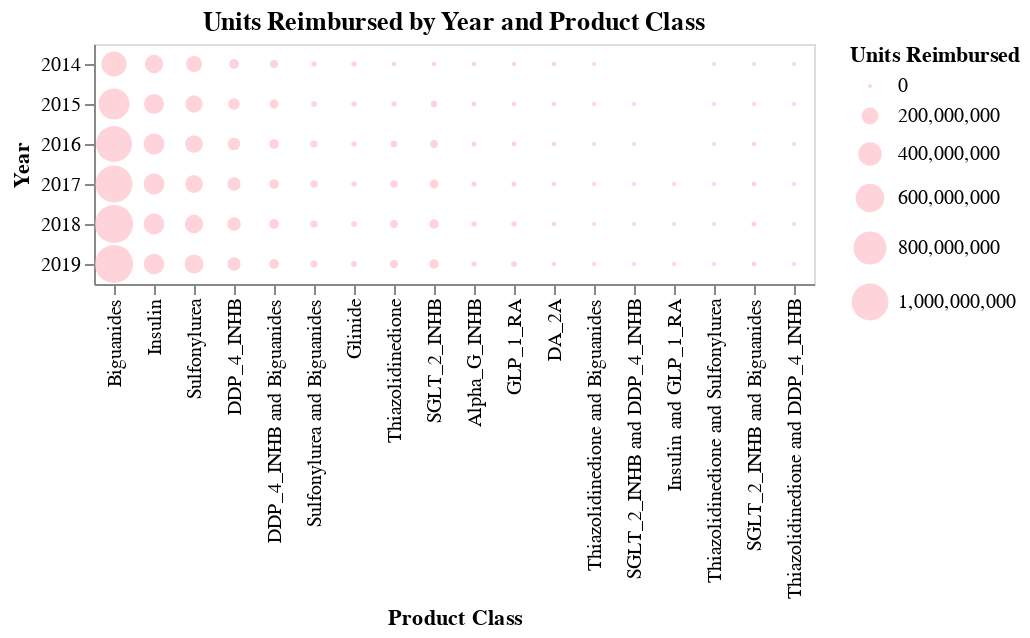

Notebook code cell kept with this figure:
### Code cell
df_agg_sub

alt.Chart(df_tab_b).mark_circle(size=100, color='pink').encode(
    y=alt.Y('year:O', title='Year'),  # Specify the y-axis title
    x=alt.X('DB_CLASS:N', title='Product Class', sort='-size'),  # Specify the x-axis title and sort by units_reimbursed in descending order
    size=alt.Size('units_reimbursed:Q', title='Units Reimbursed'),  # Specify the size as units_reimbursed
).properties(
    title='Units Reimbursed by Year and Product Class'
)

### Figure 1 — Vega-Lite specification as saved in the notebook (floating-point values rounded to 4 significant figures)
{"config": {"view": {"continuousWidth": 300, "continuousHeight": 300}}, "data": {"name": "data-379a484da7e7a003c7ed62f96d3788b2"}, "mark": {"type": "circle", "color": "pink", "size": 100}, "encoding": {"size": {"field": "units_reimbursed", "title": "Units Reimbursed", "type": "quantitative"}, "x": {"field": "DB_CLASS", "sort": "-size", "title": "Product Class", "type": "nominal"}, "y": {"field": "year", "title": "Year", "type": "ordinal"}}, "title": "Units Reimbursed by Year and Product Class", "$schema": "https://vega.github.io/schema/vega-lite/v5.14.1.json", "datasets": {"data-379a484da7e7a003c7ed62f96d3788b2": [{"year": 2014, "DB_CLASS": "Alpha_G_INHB", "units_reimbursed": 4168000.0}, {"year": 2014, "DB_CLASS": "Biguanides", "units_reimbursed": 456900000.0}, {"year": 2014, "DB_CLASS": "DA_2A", "units_reimbursed": 3215000.0}, {"year": 2014, "DB_CLASS": "DDP_4_INHB", "units_reimbursed": 60940000.0}, {"year": 2014, "DB_CLASS": "DDP_4_INHB and Biguanides", "units_reimbursed": 37290000.0}, {"year": 2014, "DB_CLASS": "GLP_1_RA", "units_reimbursed": 2448000.0}, {"year": 2014, "DB_CLASS": "Glinide", "units_reimbursed": 9867000.0}, {"year": 2014, "DB_CLASS": "Insulin", "units_reimbursed": 239600000.0}, {"year": 2014, "DB_CLASS": "SGLT_2_INHB", "units_reimbursed": 4479000.0}, {"year": 2014, "DB_CLASS": "SGLT_2_INHB and Biguanides", "units_reimbursed": 11910.0}, {"year": 2014, "DB_CLASS": "Sulfonylurea", "units_reimbursed": 177200000.0}, {"year": 2014, "DB_CLASS": "Sulfonylurea and Biguanides", "units_reimbursed": 9948000.0}, {"year": 2014, "DB_CLASS": "Thiazolidinedione", "units_reimbursed": 4569000.0}, {"year": 2014, "DB_CLASS": "Thiazolidinedione and Biguanides", "units_reimbursed": 982900.0}, {"year": 2014, "DB_CLASS": "Thiazolidinedione and DDP_4_INHB", "units_reimbursed": 165400.0}, {"year": 2014, "DB_CLASS": "Thiazolidinedione and Sulfonylurea", "units_reimbursed": 60510.0}, {"year": 2015, "DB_CLASS": "Alpha_G_INHB", "units_reimbursed": 6185000.0}, {"year": 2015, "DB_CLASS": "Biguanides", "units_reimbursed": 697500000.0}, {"year": 2015, "DB_CLASS": "DA_2A", "units_reimbursed": 3303000.0}, {"year": 2015, "DB_CLASS": "DDP_4_INHB", "units_reimbursed": 87540000.0}, {"year": 2015, "DB_CLASS": "DDP_4_INHB and Biguanides", "units_reimbursed": 49020000.0}, {"year": 2015, "DB_CLASS": "GLP_1_RA", "units_reimbursed": 3933000.0}, {"year": 2015, "DB_CLASS": "Glinide", "units_reimbursed": 9041000.0}, {"year": 2015, "DB_CLASS": "Insulin", "units_reimbursed": 290200000.0}, {"year": 2015, "DB_CLASS": "SGLT_2_INHB", "units_reimbursed": 18190000.0}, {"year": 2015, "DB_CLASS": "SGLT_2_INHB and Biguanides", "units_reimbursed": 1177000.0}, {"year": 2015, "DB_CLASS": "SGLT_2_INHB and DDP_4_INHB", "units_reimbursed": 76070.0}, {"year": 2015, "DB_CLASS": "Sulfonylurea", "units_reimbursed": 210700000.0}, {"year": 2015, "DB_CLASS": "Sulfonylurea and Biguanides", "units_reimbursed": 11580000.0}, {"year": 2015, "DB_CLASS": "Thiazolidinedione", "units_reimbursed": 10020000.0}, {"year": 2015, "DB_CLASS": "Thiazolidinedione and Biguanides", "units_reimbursed": 683400.0}, {"year": 2015, "DB_CLASS": "Thiazolidinedione and DDP_4_INHB", "units_reimbursed": 427900.0}, {"year": 2015, "DB_CLASS": "Thiazolidinedione and Sulfonylurea", "units_reimbursed": 70410.0}, {"year": 2016, "DB_CLASS": "Alpha_G_INHB", "units_reimbursed": 7459000.0}, {"year": 2016, "DB_CLASS": "Biguanides", "units_reimbursed": 949900000.0}, {"year": 2016, "DB_CLASS": "DA_2A", "units_reimbursed": 3306000.0}, {"year": 2016, "DB_CLASS": "DDP_4_INHB", "units_reimbursed": 107600000.0}, {"year": 2016, "DB_CLASS": "DDP_4_INHB and Biguanides", "units_reimbursed": 56260000.0}, {"year": 2016, "DB_CLASS": "GLP_1_RA", "units_reimbursed": 5671000.0}, {"year": 2016, "DB_CLASS": "Glinide", "units_reimbursed": 8977000.0}, {"year": 2016, "DB_CLASS": "Insulin", "units_reimbursed": 315700000.0}, {"year": 2016, "DB_CLASS": "SGLT_2_INHB", "units_reimbursed": 33760000.0}, {"year": 2016, "DB_CLASS": "SGLT_2_INHB and Biguanides", "units_reimbursed": 3717000.0}, {"year": 2016, "DB_CLASS": "SGLT_2_INHB and DDP_4_INHB", "units_reimbursed": 317400.0}, {"year": 2016, "DB_CLASS": "Sulfonylurea", "units_reimbursed": 222400000.0}, {"year": 2016, "DB_CLASS": "Sulfonylurea and Biguanides", "units_reimbursed": 26180000.0}, {"year": 2016, "DB_CLASS": "Thiazolidinedione", "units_reimbursed": 20670000.0}, {"year": 2016, "DB_CLASS": "Thiazolidinedione and Biguanides", "units_reimbursed": 726700.0}, {"year": 2016, "DB_CLASS": "Thiazolidinedione and DDP_4_INHB", "units_reimbursed": 479300.0}, {"year": 2016, "DB_CLASS": "Thiazolidinedione and Sulfonylurea", "units_reimbursed": 83270.0}, {"year": 2017, "DB_CLASS": "Alpha_G_INHB", "units_reimbursed": 8322000.0}, {"year": 2017, "DB_CLASS": "Biguanides", "units_reimbursed": 1010000000.0}, {"year": 2017, "DB_CLASS": "DA_2A", "units_reimbursed": 3096000.0}, {"year": 2017, "DB_CLASS": "DDP_4_INHB", "units_reimbursed": 119500000.0}, {"year": 2017, "DB_CLASS": "DDP_4_INHB and Biguanides", "units_reimbursed": 58470000.0}, {"year": 2017, "DB_CLASS": "GLP_1_RA", "units_reimbursed": 7473000.0}, {"year": 2017, "DB_CLASS": "Glinide", "units_reimbursed": 9631000.0}, {"year": 2017, "DB_CLASS": "Insulin", "units_reimbursed": 317600000.0}, {"year": 2017, "DB_CLASS": "Insulin and GLP_1_RA", "units_reimbursed": 62110.0}, {"year": 2017, "DB_CLASS": "SGLT_2_INHB", "units_reimbursed": 47320000.0}, {"year": 2017, "DB_CLASS": "SGLT_2_INHB and Biguanides", "units_reimbursed": 6669000.0}, {"year": 2017, "DB_CLASS": "SGLT_2_INHB and DDP_4_INHB", "units_reimbursed": 497100.0}, {"year": 2017, "DB_CLASS": "Sulfonylurea", "units_reimbursed": 223700000.0}, {"year": 2017, "DB_CLASS": "Sulfonylurea and Biguanides", "units_reimbursed": 28440000.0}, {"year": 2017, "DB_CLASS": "Thiazolidinedione", "units_reimbursed": 30480000.0}, {"year": 2017, "DB_CLASS": "Thiazolidinedione and Biguanides", "units_reimbursed": 1037000.0}, {"year": 2017, "DB_CLASS": "Thiazolidinedione and DDP_4_INHB", "units_reimbursed": 464400.0}, {"year": 2017, "DB_CLASS": "Thiazolidinedione and Sulfonylurea", "units_reimbursed": 73200.0}, {"year": 2018, "DB_CLASS": "Alpha_G_INHB", "units_reimbursed": 8890000.0}, {"year": 2018, "DB_CLASS": "Biguanides", "units_reimbursed": 1066000000.0}, {"year": 2018, "DB_CLASS": "DA_2A", "units_reimbursed": 3092000.0}, {"year": 2018, "DB_CLASS": "DDP_4_INHB", "units_reimbursed": 123600000.0}, {"year": 2018, "DB_CLASS": "DDP_4_INHB and Biguanides", "units_reimbursed": 60750000.0}, {"year": 2018, "DB_CLASS": "GLP_1_RA", "units_reimbursed": 10040000.0}, {"year": 2018, "DB_CLASS": "Glinide", "units_reimbursed": 11970000.0}, {"year": 2018, "DB_CLASS": "Insulin", "units_reimbursed": 309600000.0}, {"year": 2018, "DB_CLASS": "Insulin and GLP_1_RA", "units_reimbursed": 274400.0}, {"year": 2018, "DB_CLASS": "SGLT_2_INHB", "units_reimbursed": 55360000.0}, {"year": 2018, "DB_CLASS": "SGLT_2_INHB and Biguanides", "units_reimbursed": 6771000.0}, {"year": 2018, "DB_CLASS": "SGLT_2_INHB and DDP_4_INHB", "units_reimbursed": 689200.0}, {"year": 2018, "DB_CLASS": "Sulfonylurea", "units_reimbursed": 242000000.0}, {"year": 2018, "DB_CLASS": "Sulfonylurea and Biguanides", "units_reimbursed": 26870000.0}, {"year": 2018, "DB_CLASS": "Thiazolidinedione", "units_reimbursed": 33840000.0}, {"year": 2018, "DB_CLASS": "Thiazolidinedione and Biguanides", "units_reimbursed": 1159000.0}, {"year": 2018, "DB_CLASS": "Thiazolidinedione and DDP_4_INHB", "units_reimbursed": 258600.0}, {"year": 2018, "DB_CLASS": "Thiazolidinedione and Sulfonylurea", "units_reimbursed": 72460.0}, {"year": 2019, "DB_CLASS": "Alpha_G_INHB", "units_reimbursed": 9948000.0}, {"year": 2019, "DB_CLASS": "Biguanides", "units_reimbursed": 1064000000.0}, {"year": 2019, "DB_CLASS": "DA_2A", "units_reimbursed": 2443000.0}, {"year": 2019, "DB_CLASS": "DDP_4_INHB", "units_reimbursed": 120800000.0}, {"year": 2019, "DB_CLASS": "DDP_4_INHB and Biguanides", "units_reimbursed": 60960000.0}, {"year": 2019, "DB_CLASS": "GLP_1_RA", "units_reimbursed": 12700000.0}, {"year": 2019, "DB_CLASS": "Glinide", "units_reimbursed": 12820000.0}, {"year": 2019, "DB_CLASS": "Insulin", "units_reimbursed": 304000000.0}, {"year": 2019, "DB_CLASS": "Insulin and GLP_1_RA", "units_reimbursed": 397300.0}, {"year": 2019, "DB_CLASS": "SGLT_2_INHB", "units_reimbursed": 55510000.0}, {"year": 2019, "DB_CLASS": "SGLT_2_INHB and Biguanides", "units_reimbursed": 6126000.0}, {"year": 2019, "DB_CLASS": "SGLT_2_INHB and DDP_4_INHB", "units_reimbursed": 902200.0}, {"year": 2019, "DB_CLASS": "Sulfonylurea", "units_reimbursed": 254300000.0}, {"year": 2019, "DB_CLASS": "Sulfonylurea and Biguanides", "units_reimbursed": 24280000.0}, {"year": 2019, "DB_CLASS": "Thiazolidinedione", "units_reimbursed": 38770000.0}, {"year": 2019, "DB_CLASS": "Thiazolidinedione and Biguanides", "units_reimbursed": 1178000.0}, {"year": 2019, "DB_CLASS": "Thiazolidinedione and DDP_4_INHB", "units_reimbursed": 8010.0}, {"year": 2019, "DB_CLASS": "Thiazolidinedione and Sulfonylurea", "units_reimbursed": 37630.0}]}}
